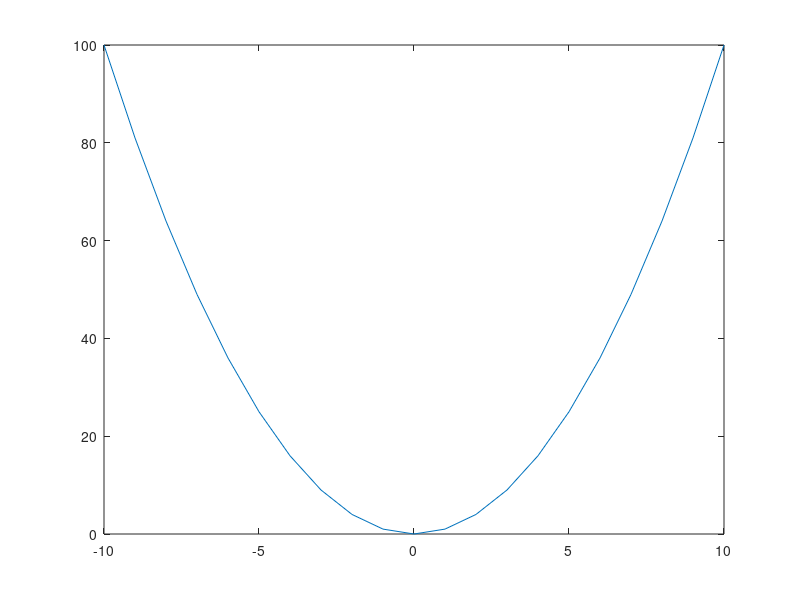
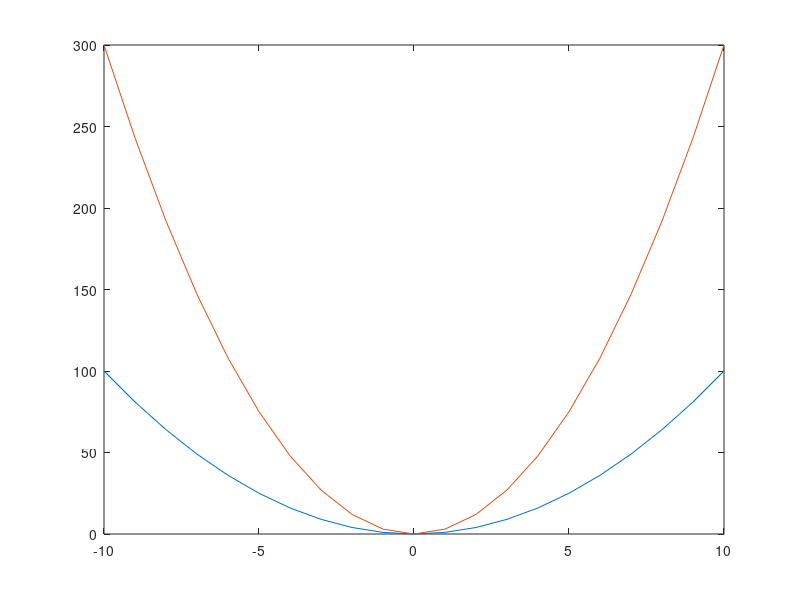
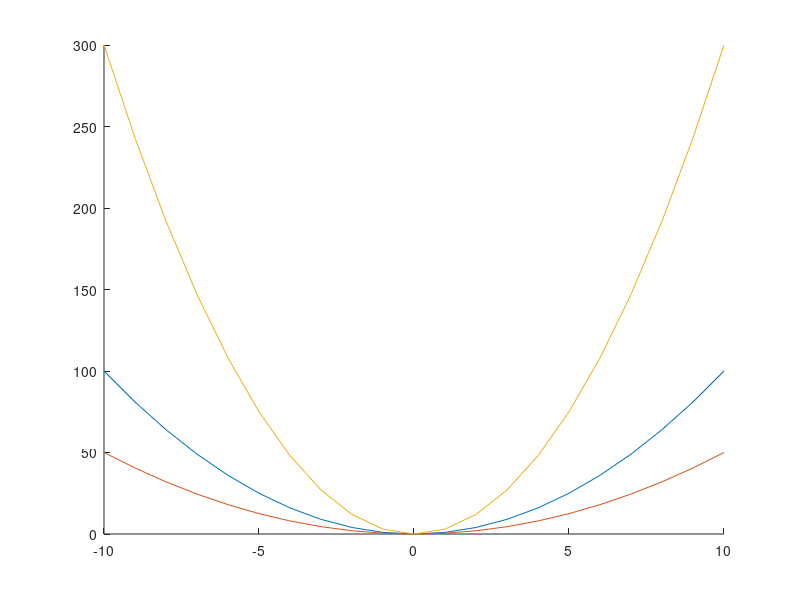

MATLAB code for these plots, in order:
t = -10:10;
b = t.^2;

plot(t, b)


figure; plot(t, b, t, b*3)
# use hold on to keep the current plot state without overwriting it

figure;
hold on 
plot(t, b)
plot(t, b/2)
plot(t, b*3)
